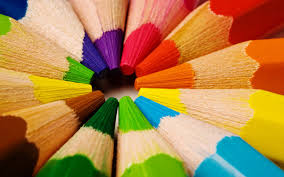
#> input picture Week 7/Day 32/images/colorful_2.jpeg, 284 x 177 px
$ python masking_opencv_9.py
#> lines starting #> are read from the running program, lines starting #| are printed output that depends on the picture; after the words box and inside, x2 and y2 are one past the last pixel; in counts of white or black regions, pixels touching at a corner belong together
# 9.  Create  a  program  to  mask  and  extract  a  specific  color  (e.g.,  orange)  from  an
# image and convert the rest of the image to grayscale.


import cv2
import numpy as np


def extract_color_and_grayscale(image_path, lower_bound, upper_bound):
    # Load the image
#> called with image_path = 'images/colorful_2.jpeg', lower_bound = array of shape (3,), upper_bound = array of shape (3,)
    image = cv2.imread(image_path)
#> image is the input picture: shape (177, 284, 3); mean B, G, R 72.7, 129.8, 173.1
    if image is None:
        print("Error: Image not found!")
        return

    # Convert the image to HSV color space
    hsv = cv2.cvtColor(image, cv2.COLOR_BGR2HSV)
#> hsv: shape (177, 284, 3); mean H, S, V 31.8, 186.3, 191.4

    # Create a mask for the specific color range
    mask = cv2.inRange(hsv, lower_bound, upper_bound)
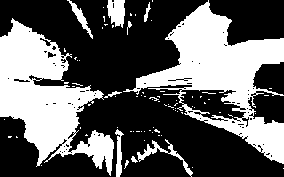
#> mask: shape (177, 284); 38% white; 81 white regions (71 under 20 px), largest, box (x1, y1, x2, y2) and area: (123, 0, 284, 164) 9186, (0, 18, 114, 176) 8381, (107, 0, 125, 28) 380

    # Extract the color region
    color_region = cv2.bitwise_and(image, image, mask=mask)
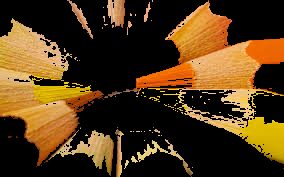
#> color_region: shape (177, 284, 3); mean B, G, R 22.2, 56.7, 81.9

    # Convert the original image to grayscale
    grayscale = cv2.cvtColor(image, cv2.COLOR_BGR2GRAY)
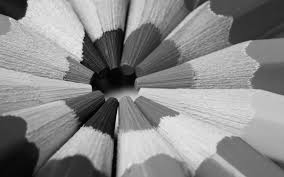
#> grayscale: shape (177, 284); min 0, max 237, mean 136.3

    # Convert grayscale back to 3 channels
    grayscale_3channel = cv2.cvtColor(grayscale, cv2.COLOR_GRAY2BGR)

    # Combine the grayscale image with the extracted color region
    final_result = np.where(mask[:, :, None] == 255, color_region, grayscale_3channel)
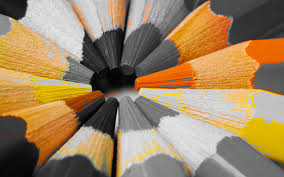
#> final_result: shape (177, 284, 3); mean B, G, R 98.2, 132.7, 157.8

    # Display the images
    cv2.imshow("Original Image", image)
    cv2.imshow("Color Extracted Image", final_result)

    cv2.waitKey(0)
    cv2.destroyAllWindows()


# Example usage
image_path = "images/colorful_2.jpeg"  # Replace with your image path
lower_orange = np.array([10, 100, 100])  # Lower HSV bound for orange
upper_orange = np.array([25, 255, 255])  # Upper HSV bound for orange
extract_color_and_grayscale(image_path, lower_orange, upper_orange)

$ run again, with Week 7/Day 32/images/images.jpeg copied over Week 7/Day 32/images/colorful_2.jpeg
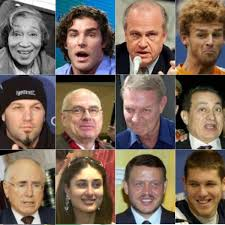
#> input picture Week 7/Day 32/images/images.jpeg, 225 x 225 px
#> in extract_color_and_grayscale, image is the input picture: shape (225, 225, 3); mean B, G, R 91, 103.9, 122
#> hsv: shape (225, 225, 3); mean H, S, V 37.3, 99.1, 128.8
#> in extract_color_and_grayscale, `mask = cv2.inRange(hsv, lower_bound, upper_bound)`:
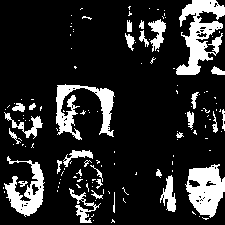
#> mask: shape (225, 225); 16.2% white; 138 white regions (108 under 20 px), largest, box (x1, y1, x2, y2) and area: (176, 0, 225, 75) 1767, (185, 164, 225, 218) 1362, (56, 84, 115, 140) 1290
#> in extract_color_and_grayscale, `final_result = np.where(mask[:, :, None] == 255, color_region, graysca..`:
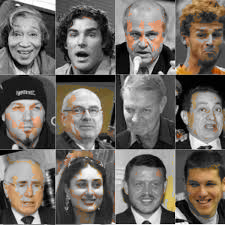
#> final_result: shape (225, 225, 3); mean B, G, R 100.3, 106.7, 113
